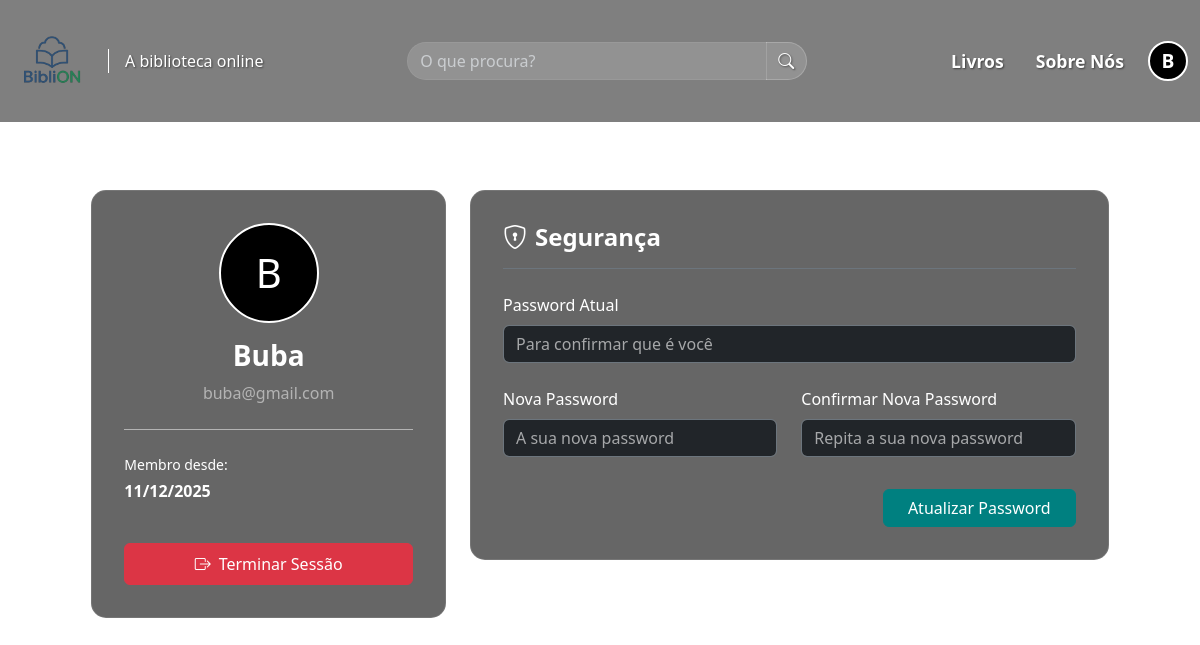
/perfil.php (signed in), run on the app's committed database.
### tables this page shows
CREATE TABLE IF NOT EXISTS `utilizadores` (
  `ID_Utilizador` int NOT NULL AUTO_INCREMENT,
  `Nome` varchar(255) NOT NULL,
  `Email` varchar(255) NOT NULL,
  `Password` varchar(255) NOT NULL,
  `DataRegisto` datetime NOT NULL,
  PRIMARY KEY (`ID_Utilizador`),
  UNIQUE KEY `Email` (`Email`)
);

### perfil.php (the view, shortened to what this page needs)
<?php
include 'includes/connection.php';
$user_id = $_SESSION['user_id'];
$dados_utilizador = null;
try {
    $stmt = $dbh->prepare("SELECT Nome, Email, DataRegisto FROM utilizadores WHERE ID_Utilizador = :id");
    $stmt->bindParam(':id', $user_id);
    $stmt->execute();
    $dados_utilizador = $stmt->fetch();
} catch (PDOException $e) {
    echo "Erro: " . $e->getMessage();
}
?>
<!DOCTYPE html>
<html lang="pt">
<head>
    <link rel="stylesheet" href="css/bootstrap.min.css">
    <link rel="stylesheet" href="css/bootstrap-icons.min.css">
    <link rel="stylesheet" href="css/style.css">
</head>
<body class="body-auth">
    <?php
        include("includes/nav.php")
    ?>
    <div class="container" style="padding-top: 8rem; padding-bottom: 4rem;">
        <div class="row justify-content-center">
            <div class="col-lg-4 mb-4">
                <div class="profile-header text-center text-white">
                    <div class="profile-avatar-large">
                        <?php echo strtoupper(substr($dados_utilizador['Nome'], 0, 1)); ?>
                    </div>
                    <h3 class="fw-bold"><?php echo htmlspecialchars($dados_utilizador['Nome']); ?></h3>
                    <p class="text-white-50 mb-4"><?php echo htmlspecialchars($dados_utilizador['Email']); ?></p>
                    <hr class="border-white opacity-50">
                    <div class="text-start mt-4">
                        <p class="small text-white-75 mb-1">Membro desde:</p>
                        <p class="fw-bold"><?php echo date('d/m/Y', strtotime($dados_utilizador['DataRegisto'])); ?></p>
                    </div>
                    <a href="autenticacao/logout.php" class="btn btn-danger py-2 w-100 mt-4">
                        <i class="bi bi-box-arrow-right me-2"></i>Terminar Sessão
                    </a>
                </div>
            </div>
            <div class="col-lg-7">
                <div class="profile-header text-white">
                    <h4 class="fw-bold mb-4 border-bottom border-secondary pb-3">
                        <i class="bi bi-shield-lock me-2"></i>Segurança
                    </h4>
                    <form action="processos/alterar_password.php" method="POST">
                        <div class="mb-4">
                            <label class="form-label">Password Atual</label>
                            <input type="password" name="current_password" class="form-control bg-dark text-white border-secondary" required placeholder="Para confirmar que é você">
                        </div>
                        <div class="row">
                            <div class="col-md-6 mb-3">
                                <label class="form-label">Nova Password</label>
                                <input type="password" name="new_password" class="form-control bg-dark text-white border-secondary" required placeholder="A sua nova password">
                            </div>
                            <div class="col-md-6 mb-3">
                                <label class="form-label">Confirmar Nova Password</label>
                                <input type="password" name="confirm_password" class="form-control bg-dark text-white border-secondary" required placeholder="Repita a sua nova password">
                            </div>
                        </div>
                        <div class="text-end mt-3">
                            <button type="submit" class="btn btn-profile px-4">
                                Atualizar Password
                            </button>
                        </div>
                    </form>
                </div>
            </div>
        </div>
    </div>
</body>
</html>

### css/style.css (style rules this page uses)
.profile-header { background-color: rgba(0, 0, 0, 0.6); backdrop-filter: blur(10px); border-radius: 15px; padding: 2rem; margin-bottom: 2rem; border: 1px solid rgba(255,255,255,0.1); }
.profile-avatar-large { width: 100px; height: 100px; font-size: 2.5rem; margin: 0 auto 1rem auto; background-color: black; color: white; border-radius: 50%; display: flex; align-items: center; justify-content: center; border: 2px solid white; }
.btn-profile { background-color: #008080; border-color: #008080; color: #FFFFFF; }
.form-control.bg-dark::placeholder { color: rgba(255, 255, 255, 0.6) !important; opacity: 1; }
.body-auth { background-image: url('../imagens/Fundo.jpg'); background-size: cover; background-position: center center; background-repeat: no-repeat; min-height: 100svh; display: flex; align-items: center; justify-content: center; padding: 2rem; box-sizing: border-box; }

### data on the page
utilizadores: Nome "B", Nome "Buba", Email "buba@gmail.com", DataRegisto "11/12/2025"

### other printed values
$inicial "B"
